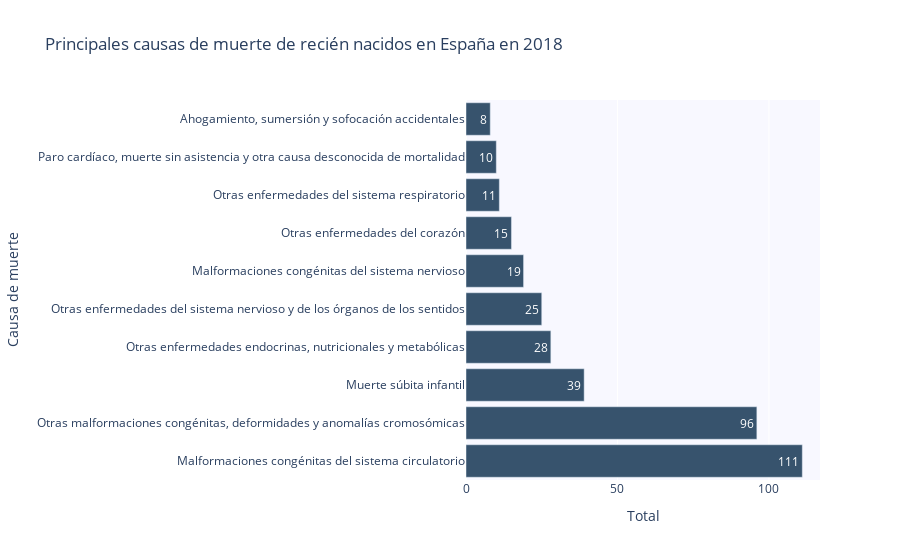

The cell this chart's notebook holds for it:
### Code cell
fig3 = go.Figure()

# Agregar los datos de las barras
fig3.add_trace(go.Bar(
    y=df_todas_causas_2018_recien_nacidos['cause_name'],  # Usamos 'cause_name' en el eje y
    x=df_todas_causas_2018_recien_nacidos['Total'],       # Usamos 'Total' en el eje x
    orientation='h',                                      # Especificamos que son barras horizontales
    marker_color='rgb(55, 83, 109)',                      # Color de las barras
    text=df_todas_causas_2018_recien_nacidos['Total'],    # Texto que se mostrará dentro de las barras
    textposition='inside',                                # Posición del texto dentro de las barras
))

# Actualizar el diseño del gráfico
fig3.update_layout(
    title='Principales causas de muerte de recién nacidos en España en 2018',
    xaxis_title='Total',                                   # Cambiamos la etiqueta del eje x
    yaxis_title='Causa de muerte',                         # Cambiamos la etiqueta del eje y
    bargap=0.05,                                           # Espacio entre barras
    bargroupgap=0.1,                                       # Espacio entre grupos de barras
    plot_bgcolor='rgb(248, 248, 255)',                     # Color de fondo del gráfico
)

# Mostrar el gráfico
fig3.show()

### Figure 1 — Plotly figure (JSON) as saved in the notebook; plotly's stock layout.template omitted (floating-point values rounded to 4 significant figures)
{"data": [{"marker": {"color": "rgb(55, 83, 109)"}, "orientation": "h", "text": [111, 96, 39, 28, 25, 19, 15, 11, 10, 8], "textposition": "inside", "type": "bar", "x": [111, 96, 39, 28, 25, 19, 15, 11, 10, 8], "y": ["Malformaciones congénitas del sistema circulatorio", "Otras malformaciones congénitas, deformidades y anomalías cromosómicas", "Muerte súbita infantil", "Otras enfermedades endocrinas, nutricionales y metabólicas", "Otras enfermedades del sistema nervioso y de los órganos de los sentidos", "Malformaciones congénitas del sistema nervioso", "Otras enfermedades del corazón", "Otras enfermedades del sistema respiratorio", "Paro cardíaco, muerte sin asistencia y otra causa desconocida de mortalidad", "Ahogamiento, sumersión y sofocación accidentales"]}], "layout": {"bargap": 0.05, "bargroupgap": 0.1, "plot_bgcolor": "rgb(248, 248, 255)", "title": {"text": "Principales causas de muerte de recién nacidos en España en 2018"}, "xaxis": {"title": {"text": "Total"}}, "yaxis": {"title": {"text": "Causa de muerte"}}}}
